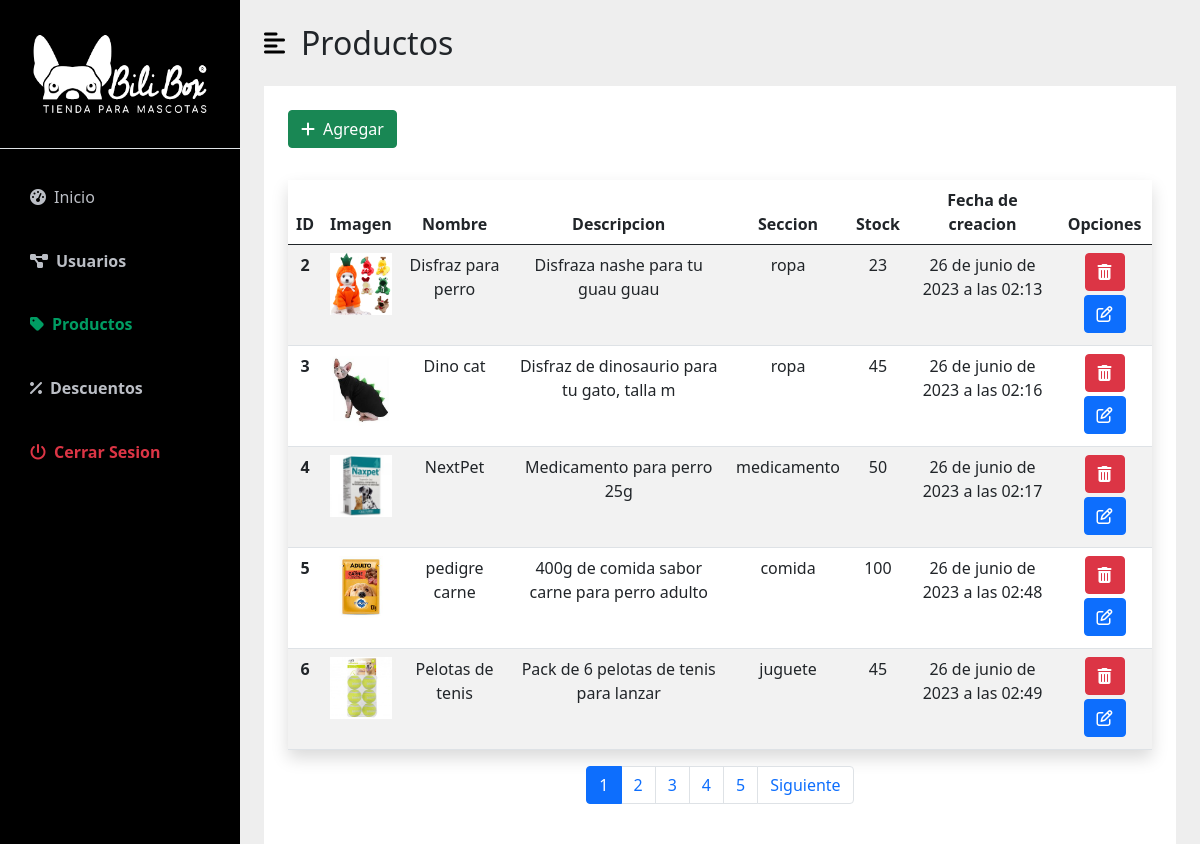
Screenshot of /dash_admin/productos/ (signed in) with the database file from the repository.
### App/models.py (models this page shows, shortened)
class Articulo(models.Model):
    imagen = models.ImageField(upload_to='articulos/')
    nombre = models.CharField(max_length=50)
    descripcion = models.CharField(max_length=200, null=True, blank=True)
    precio = models.IntegerField()
    seccion = models.CharField( max_length=30)
    stock = models.IntegerField()
    created = models.DateTimeField(auto_now_add=True)
    updated = models.DateTimeField(auto_now_add=True)
    class Meta:
        verbose_name = 'articulo'
        verbose_name_plural = 'articulos'

### AppDashboardAdmin/views.py (the view, shortened to what this page needs)
# urls.py: path('productos/',views.productos, name='productos'),
@login_required
def productos(request):
    productos = Articulo.objects.all()
    page = request.GET.get('page',1)
    try:
        paginator = Paginator(productos,5)
        productos = paginator.page(page)
    except:
        raise Http404
    ctx = {
        'entity':productos,
        'paginator': paginator
    }
    if request.method != 'POST':
        return render(request,'dash_admin/productos.html',ctx)

### AppCarro/context_processor.py (called while the page is built)
def importe_total_carro(request):
    total=0
    try:
      if request.user.is_authenticated:
        for key, value in request.session["carro"].items():
          total = total + (int(value["precio"]) * value["cantidad"])
      else:
        pass
    except:
      pass
    return {'importe_total_carro':total}

### AppDashboardAdmin/templates/dash_admin/productos.html (shortened to what this page needs)
{% extends 'dash_admin/base_dash_admin.html' %}
{% load static %}
{% block content %}
<link rel="stylesheet" href="{% static 'css/productos.css' %}">
<div id="page-content-wrapper">
    <nav class="navbar navbar-expand-lg navbar-light bg-transparent py-4 px-4">
        <div class="d-flex align-items-center">
            <i class="fas fa-align-left primary-text fs-4 me-3" id="menu-toggle"></i>
            <h2 class="fs-2 m-0">Productos</h2>
        </div>
    </nav>
    <div class="container-fluid px-4 ">
        <div class="p-2" style=" background-color: white;" >
            <div class="m-3">
                <button type="button" class="btn btn-success" data-bs-toggle="modal"
                    data-bs-target="#exampleModal">
                    <i class="fa-solid fa-plus me-2"></i>Agregar
                </button>
            </div>
                <div class="col table-responsive p-3 rounded">
                    <table class="table table-striped text-center shadow">
                        <thead>
                            <tr>
                                <th>ID</th>
                                <th class="col-1">Imagen</th>
                                <th class="col">Nombre</th>
                                <th class="col">Descripcion</th>
                                <th class="col-1">Seccion</th>
                                <th class="col">Stock</th>
                                <th class="col">Fecha de creacion</th>
                                <th class="col">Opciones</th>
                            </tr>
                        </thead>
                        <tbody>
                            {% if entity %}
                            {% for i in entity %}
                            <tr>
                                <th class="">{{i.id}}</th>
                                {% if i.imagen %}
                                <td class="col"><img src="{{i.imagen.url}}" alt="" class="img-fluid"></td>
                                {% endif %}
                                <td class="col">{{i.nombre}}</td>
                                <td class="col">{{i.descripcion}}</td>
                                <td class="col">{{i.seccion}}</td>
                                <td class="col">{{i.stock}}</td>
                                <td class="col">{{i.created}}</td>
                                <td>
                                    <a href="#" onclick="eliminarProducto({{i.id}})"> <button class="btn btn-danger mb-1"><i
                                                class="fa-solid fa-trash-can"></i></button></a>
                                    <a href="{% url 'admin_page:editar' i.id%}"> <button class="btn btn-primary mb-1"><i
                                                class="fa-regular fa-pen-to-square"></i></button></a>
                                </td>
                            </tr>
                            {% endfor %}
                            {% else %}
                            <td colspan="8">Ningun producto creado</td>
                            {% endif %}
                        </tbody>
                    </table>
                    <div>
                        {% include 'dash_admin/paginator.html' %}
                    </div>
                </div>
        </div>
    </div>
</div>
{% endblock %}

### AppDashboard/static/css/dash-style.css (style rules this page uses)
:root { --main-bg-color: #009d63; --main-text-color: #009d63; --second-text-color: #bbbec5; --second-bg-color: #c1efde; }
.primary-text { color: var(--main-text-color); }
#page-content-wrapper { min-width: 100vw; }
#menu-toggle { cursor: pointer; color: black; }
@media (min-width: 768px) { #page-content-wrapper { min-width: 0; width: 100%; } }

### rows the page displays
Articulo: id "2", imagen (picture), nombre "Disfraz para perro", descripcion "Disfraza nashe para tu guau guau", seccion "ropa", stock "23", created "26 de junio de 2023 a las 02:13"
Articulo: id "3", imagen (picture), nombre "Dino cat", descripcion "Disfraz de dinosaurio para tu gato, talla m", seccion "ropa", stock "45", created "26 de junio de 2023 a las 02:16"
Articulo: id "4", imagen (picture), nombre "NextPet", descripcion "Medicamento para perro 25g", seccion "medicamento", stock "50", created "26 de junio de 2023 a las 02:17"
Articulo: id "5", imagen (picture), nombre "pedigre carne", descripcion "400g de comida sabor carne para perro adulto", seccion "comida", stock "100", created "26 de junio de 2023 a las 02:48"
Articulo: id "6", imagen (picture), nombre "Pelotas de tenis", descripcion "Pack de 6 pelotas de tenis para lanzar", seccion "juguete", stock "45", created "26 de junio de 2023 a las 02:49"

### other values shown
{{ page }} "1" "2" "3" "4" "5"
